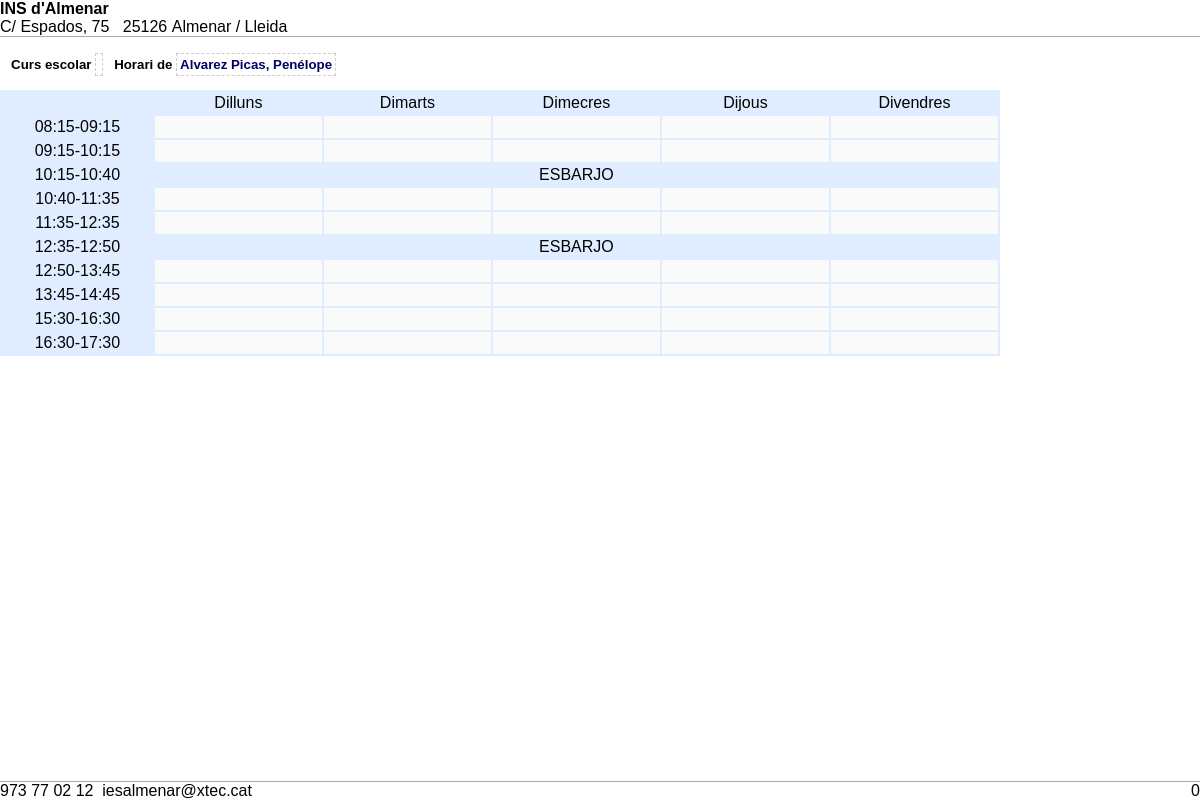
/tutoria/almat/almat_see.php?idalumnes=1, run on the app's committed database.
### tables this page shows
CREATE TABLE IF NOT EXISTS `dades_centre` (
  `iddades_centre` int(11) NOT NULL,
  `nom` varchar(300) NOT NULL,
  `adreca` varchar(300) NOT NULL,
  `cp` varchar(8) NOT NULL,
  `poblacio` varchar(200) NOT NULL,
  `tlf` varchar(40) NOT NULL,
  `fax` varchar(40) NOT NULL,
  `email` varchar(100) NOT NULL,
  `prof_env_sms` tinyint(4) NOT NULL DEFAULT '1'
);

CREATE TABLE IF NOT EXISTS `contacte_alumne` (
  `idcontacte_alumne` int(11) NOT NULL AUTO_INCREMENT,
  `id_alumne` int(11) DEFAULT NULL,
  `id_tipus_contacte` int(11) DEFAULT NULL,
  `Valor` varchar(145) DEFAULT NULL,
  PRIMARY KEY (`idcontacte_alumne`),
  KEY `fk_contacte_alumne_1` (`id_tipus_contacte`),
  KEY `fk_contacte_alumne_2` (`id_alumne`)
);

CREATE TABLE IF NOT EXISTS `dies_setmana` (
  `iddies_setmana` int(11) NOT NULL,
  `dies_setmana` varchar(15) DEFAULT NULL,
  `laborable` varchar(1) NOT NULL DEFAULT 'S',
  PRIMARY KEY (`iddies_setmana`)
);

CREATE TABLE IF NOT EXISTS `franges_horaries` (
  `idfranges_horaries` int(11) NOT NULL AUTO_INCREMENT,
  `idtorn` int(4) NOT NULL,
  `activada` varchar(1) DEFAULT 'S',
  `esbarjo` varchar(1) NOT NULL,
  `hora_inici` time DEFAULT NULL,
  `hora_fi` time DEFAULT NULL,
  PRIMARY KEY (`idfranges_horaries`)
);

### tutoria/func/generic.php (called while the page is built, shortened)
<?php
	include_once('func_alumnes.php');
	include_once('func_grups.php');
function getDadesCentre() {
    $sql = "SELECT * FROM dades_centre WHERE iddades_centre = 1";
    $rec = mysql_query($sql);
    $result = "";
    while($row = mysql_fetch_object($rec)) {
			$result = $row;
	}
    return $result;
}
?>

### tutoria/func/func_alumnes.php (called while the page is built, shortened)
<?php
function getAlumne($idalumnes,$tipusContacte) {
	$sql  = "SELECT ca.Valor FROM contacte_alumne ca ";
	$sql .= "WHERE ca.id_tipus_contacte=$tipusContacte AND ca.id_alumne=$idalumnes ";
    $rec = mysql_query($sql);
    $count = 0;
    $result = "";
    while($row = mysql_fetch_object($rec)) {
			$count++;
			$result = $row;
	}
    if ($count == 0) {
		return "";
	}
	else {
		return $result->Valor;
	}
}
function getGrupAlumne($alumne) {
	 $count  = 0;
	 $result = "";
	 $sql  = "SELECT DISTINCT(gr.idgrups), gr.nom, gr.Descripcio ";
	 $sql .= "FROM alumnes_grup_materia agm ";
	 $sql .= "INNER JOIN grups_materies gm ON agm.idgrups_materies = gm.idgrups_materies ";
	 $sql .= "INNER JOIN materia        ma ON gm.id_mat_uf_pla     = ma.idmateria ";
	 $sql .= "INNER JOIN grups          gr ON gm.id_grups          = gr.idgrups ";
 	 $sql .= "WHERE agm.idalumnes='".$alumne."' ";
  	 $sql .= "UNION ";
	 $sql .= "SELECT DISTINCT(gr.idgrups), gr.nom, gr.Descripcio ";
	 $sql .= "FROM alumnes_grup_materia agm ";
	 $sql .= "INNER JOIN grups_materies     gm ON agm.idgrups_materies = gm.idgrups_materies ";
	 $sql .= "INNER JOIN unitats_formatives uf ON gm.id_mat_uf_pla     = uf.idunitats_formatives ";
	 $sql .= "INNER JOIN moduls_ufs         mu ON gm.id_mat_uf_pla     = mu.id_ufs ";
	 $sql .= "INNER JOIN moduls              m ON mu.id_moduls         = m.idmoduls ";
	 $sql .= "INNER JOIN grups              gr ON gm.id_grups          = gr.idgrups ";
	 $sql .= "WHERE agm.idalumnes='".$alumne."' ";
	 $sql .= "ORDER BY 1 LIMIT 1";
	 $rec = mysql_query($sql);
	 while($row = mysql_fetch_object($rec)) {
			$count++;
			$result = $row;
	 }
 	 if ($count == 0) {
	   return 0;
	 }
	 else {
       return $result;
	 }
  }
?>

### tutoria/func/func_grups.php (called while the page is built, shortened)
<?php
function getGrup($idgrups) {
    $sql = "SELECT * FROM grups WHERE idgrups = '$idgrups'";
    $rec = mysql_query($sql);
    $result = "";
    while($row = mysql_fetch_object($rec)) {
			$result = $row;
	}
	return $result;
}
?>

### tutoria/almat/almat_see.php (the view, shortened to what this page needs)
<?php
  include_once('../func/generic.php');
  $idalumnes       = isset($_REQUEST['idalumnes'])   ? $_REQUEST['idalumnes']   : 0;
  $idgrups 		   = getGrupAlumne($idalumnes)->idgrups;
  $idtorn          = getGrup($idgrups)->idtorn;
  $nom_alumne      = getAlumne($idalumnes,TIPUS_nom_complet);
  $cursliteral     = isset($_REQUEST['cursliteral']) ? $_REQUEST['cursliteral'] : '';
  $rsDies     = mysql_query("select * from dies_setmana where laborable='S'");
  $rsHores    = mysql_query("select * from franges_horaries where idtorn=".$idtorn." order by hora_inici");
?>
<div id="header">
  <table>
    <tr>
      <td>
	  <b><?= getDadesCentre()->nom ?></b><br />
      <?= getDadesCentre()->adreca ?>&nbsp;&nbsp;
      <?= getDadesCentre()->cp ?>&nbsp;<?= getDadesCentre()->poblacio ?>
      </td>
      <td style="text-align: right;">
      </td>
    </tr>
  </table>
</div>
<div id="footer">
  <table>
    <tr>
      <td>
        <?= getDadesCentre()->tlf ?>&nbsp;&nbsp;<?= getDadesCentre()->email ?>
      </td>
      <td align="right">
  		<div class="page-number"></div>
      </td>
    </tr>
  </table>
</div>
<div style="width:1000px;">
 <h5 style="margin-bottom:0px">
  &nbsp;&nbsp;
  Curs escolar <a style=" color: #000066; border:1px dashed #CCCCCC; padding:3px 3px 3px 3px ">
  <?= $cursliteral ?></a>&nbsp;&nbsp;
  Horari de <a style=" color: #000066; border:1px dashed #CCCCCC; padding:3px 3px 3px 3px ">
  <?= $nom_alumne ?></a>&nbsp;&nbsp;
 </h5>
	<div class="left">
	</div>
	<div class="right">
		<table>
			<tr>
				<td class="blank" width="50"></td>
                <?php
				   while($row = mysql_fetch_object($rsDies)){
				      echo "<td class='title'>";
					  echo $row->dies_setmana;
					  echo "</td>";
				   }
				?>
			</tr>
                <?php
				   while($row = mysql_fetch_object($rsHores)){
					  if ($row->esbarjo=='S') {
					    echo "<tr height='20'>";
						echo "<td width='30' class='time' valign='top'>".substr($row->hora_inici,0,5)."-".substr($row->hora_fi,0,5)."</td>";
						echo "<td class='lunch' colspan='5'>ESBARJO</td>";
						echo "</tr>";
					  }
					  else {
						  echo "<tr>";
						  echo "<td valign='top' class='time'>".substr($row->hora_inici,0,5)."-".substr($row->hora_fi,0,5)."</td>";
						  for ($dia=1; $dia<=5; $dia++) {
							 echo "<td valign='top' class='drop'>";
							 echo "</td>";
						  }
						  echo "</tr>";
					  }
				   }
				?>
		</table>
	</div>
</div>

### tutoria/almat/almat_see.php (style rules this page uses)
#header, #footer { position: fixed; left: 0; right: 0; color: #aaa; font-size: 0.9em; }
#header { top: 0; border-bottom: 0.1pt solid #aaa; margin-bottom:15px; }
#footer { bottom: 0; border-top: 0.1pt solid #aaa; }
#header table, #footer table { width: 100%; border-collapse: collapse; border: none; }
#header td, #footer td { padding: 0; width: 50%; }
.page-number { text-align: right; }
.page-number:before { content: " " counter(page); }
.left { width:20px; float:left; }
.right { float:right; width:1000px; }
.right table { background:#E0ECFF; width:100%; }
.right td { background:#fafafa; text-align:center; padding:2px; }
.right td { background:#E0ECFF; }
.right td.drop { background:#fafafa; width:95px; }

### data on the page
dades_centre: nom "INS d'Almenar", adreca "C/ Espados, 75", cp "25126", poblacio "Almenar / Lleida", tlf "973 77 02 12", email "iesalmenar@xtec.cat"
contacte_alumne: Valor "Alvarez Picas, Penélope"
dies_setmana: dies_setmana "Dilluns"
dies_setmana: dies_setmana "Dimarts"
dies_setmana: dies_setmana "Dimecres"
dies_setmana: dies_setmana "Dijous"
dies_setmana: dies_setmana "Divendres"
franges_horaries: hora_inici "08:15", hora_fi "09:15", esbarjo " " (drawn)
franges_horaries: hora_inici "09:15", hora_fi "10:15", esbarjo " " (drawn)
franges_horaries: hora_inici "10:15", hora_fi "10:40"
franges_horaries: hora_inici "10:40", hora_fi "11:35", esbarjo " " (drawn)
franges_horaries: hora_inici "11:35", hora_fi "12:35", esbarjo " " (drawn)
franges_horaries: hora_inici "12:35", hora_fi "12:50"
franges_horaries: hora_inici "12:50", hora_fi "13:45", esbarjo " " (drawn)
franges_horaries: hora_inici "13:45", hora_fi "14:45", esbarjo " " (drawn)
franges_horaries: hora_inici "15:30", hora_fi "16:30", esbarjo " " (drawn)
franges_horaries: hora_inici "16:30", hora_fi "17:30", esbarjo " " (drawn)
